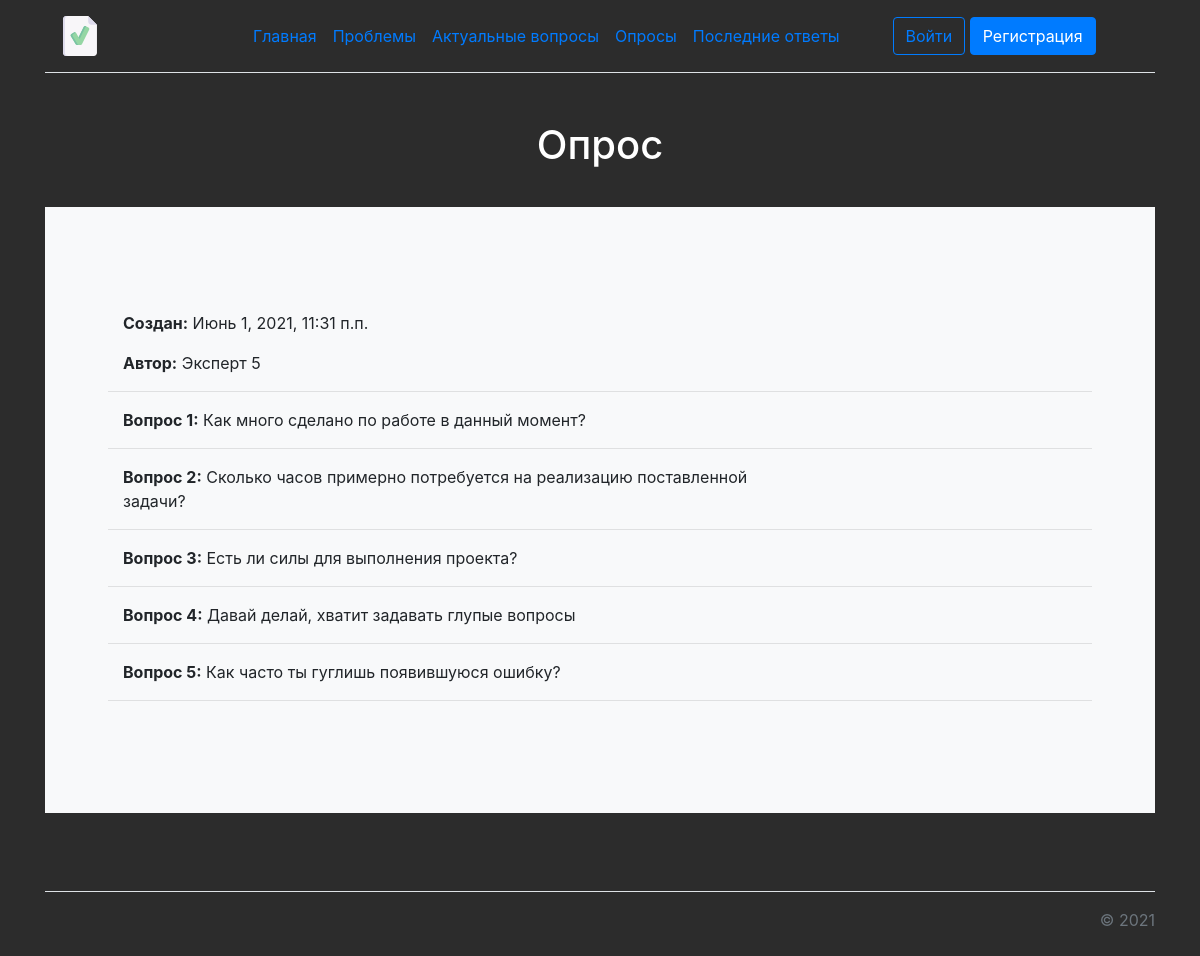
The page /projects/questions_details/5 on the database its author committed.
### projects/models.py (models this page shows, shortened)
class Questions(models.Model):
    project = models.ForeignKey(Project, on_delete=models.CASCADE, null=True)
    date = models.DateTimeField('Дата создания', default=timezone.now)
    expert = models.ForeignKey(User, on_delete=models.CASCADE, null=True)
    title = models.CharField('Название', max_length=250, blank=True)
    question1 = models.TextField('Вопрос 1')
    question2 = models.TextField('Вопрос 2', null=True, blank=True)
    question3 = models.TextField('Вопрос 3', null=True, blank=True)
    question4 = models.TextField('Вопрос 4', null=True, blank=True)
    question5 = models.TextField('Вопрос 5', null=True, blank=True)
    class Meta:
        verbose_name = 'Список вопросов'
        verbose_name_plural = 'Списки вопросов'

### projects/views.py (the view)
# urls.py: path('questions_details/<int:pk>', views.QuestionstDeteilView.as_view(), name='questions_details'),
class QuestionstDeteilView(DetailView):
    model = Questions
    template_name = 'projects/questions_details.html'
    context_object_name = 'questions'

### projects/templates/projects/questions_details.html (shortened to what this page needs)
{% extends 'main/layout.html' %}
{% block content %}
<div class="main-content">
    <div class="custom-h1">
        <h1>Опрос</h1>
    </div>
    <div class="p-5 mb-4 bg-light rounded-3">
        <div class="container-fluid py-5">
            <p class="col-md-8 fs-4"><b>Создан:</b> {{ questions.date }}</p>
            <p class="col-md-8 fs-4"><b>Автор:</b> {{ questions.expert.get_full_name }}</p><hr>
            <p class="col-md-8 fs-4"><b>Вопрос 1:</b> {{ questions.question1 }}</p><hr>
            {% if questions.question2 %}
            <p class="col-md-8 fs-4"><b>Вопрос 2:</b> {{ questions.question2 }}</p><hr>
            {% endif %}
            {% if questions.question3 %}
            <p class="col-md-8 fs-4"><b>Вопрос 3:</b> {{ questions.question3 }}</p><hr>
            {% endif %}
            {% if questions.question4 %}
            <p class="col-md-8 fs-4"><b>Вопрос 4:</b> {{ questions.question4 }}</p><hr>
            {% endif %}
            {% if questions.question5 %}
            <p class="col-md-8 fs-4"><b>Вопрос 5:</b> {{ questions.question5 }}</p><hr>
            {% endif %}
        </div>
    </div>
</div>
{% endblock %}

### main/static/main/css/main.css (style rules this page uses)
body { background: #2c2c2c; }
main .custom-h1 h1 { color: #fff; text-align: center; padding-bottom: 30px; }
main .main-content { padding-bottom: 30px; }

### rows shown on the page
Questions: date "Июнь 1, 2021, 11:31 п.п.", expert.get_full_name "Эксперт 5", question1 "Как много сделано по работе в данный момент?", question2 "Сколько часов примерно потребуется на реализацию поставленной задачи?", question3 "Есть ли силы для выполнения проекта?", question4 "Давай делай, хватит задавать глупые вопросы", question5 "Как часто ты гуглишь появившуюся ошибку?"
